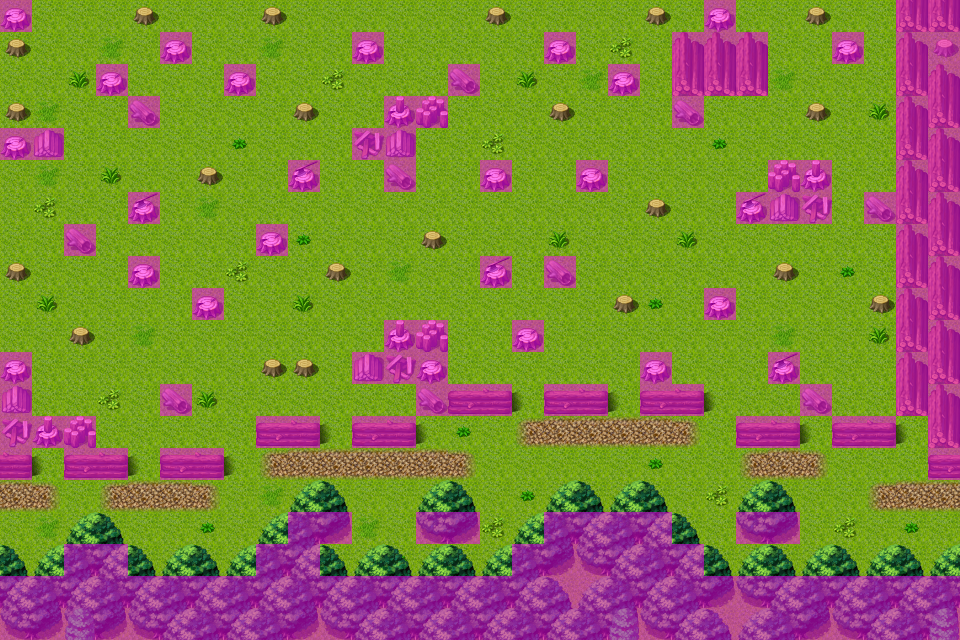

A 2D game scene composited from a Tiled map and its tileset images. What follows is a short description and the map's XML, with each tile layer's data collapsed to a summary:
An orthogonal 30x20 tile map with 32x32 px tiles, 4 tile layers (Ground, Objects, Above, Walkable), 40 tilesets and 9 objects (6x mapchange, 3x spawn).

<map version="1.0" orientation="orthogonal" width="30" height="20" tilewidth="32" tileheight="32">
 <properties>
  <property name="outdoors" value="1" />
 </properties>
 <tileset firstgid="1" name="map_bed_1" tilewidth="32" tileheight="32">
  <image source="../drawable/map_bed_1.png" width="512" height="256" />
 </tileset>
 <tileset firstgid="129" name="map_border_1" tilewidth="32" tileheight="32">
  <image source="../drawable/map_border_1.png" width="512" height="256" />
 </tileset>
 <tileset firstgid="257" name="map_bridge_1" tilewidth="32" tileheight="32">
  <image source="../drawable/map_bridge_1.png" width="512" height="256" />
 </tileset>
 <tileset firstgid="385" name="map_broken_1" tilewidth="32" tileheight="32">
  <image source="../drawable/map_broken_1.png" width="512" height="256" />
 </tileset>
 <tileset firstgid="513" name="map_cavewall_1" tilewidth="32" tileheight="32">
  <image source="../drawable/map_cavewall_1.png" width="576" height="192" />
 </tileset>
 <tileset firstgid="621" name="map_cavewall_2" tilewidth="32" tileheight="32">
  <image source="../drawable/map_cavewall_2.png" width="576" height="192" />
 </tileset>
 <tileset firstgid="729" name="map_cavewall_3" tilewidth="32" tileheight="32">
  <image source="../drawable/map_cavewall_3.png" width="576" height="192" />
 </tileset>
 <tileset firstgid="837" name="map_chair_table_1" tilewidth="32" tileheight="32">
  <image source="../drawable/map_chair_table_1.png" width="512" height="256" />
 </tileset>
 <tileset firstgid="965" name="map_crate_1" tilewidth="32" tileheight="32">
  <image source="../drawable/map_crate_1.png" width="512" height="256" />
 </tileset>
 <tileset firstgid="1093" name="map_cupboard_1" tilewidth="32" tileheight="32">
  <image source="../drawable/map_cupboard_1.png" width="512" height="256" />
 </tileset>
 <tileset firstgid="1221" name="map_curtain_1" tilewidth="32" tileheight="32">
  <image source="../drawable/map_curtain_1.png" width="512" height="256" />
 </tileset>
 <tileset firstgid="1349" name="map_entrance_1" tilewidth="32" tileheight="32">
  <image source="../drawable/map_entrance_1.png" width="512" height="256" />
 </tileset>
 <tileset firstgid="1477" name="map_fence_1" tilewidth="32" tileheight="32">
  <image source="../drawable/map_fence_1.png" width="512" height="256" />
 </tileset>
 <tileset firstgid="1605" name="map_fence_2" tilewidth="32" tileheight="32">
  <image source="../drawable/map_fence_2.png" width="512" height="256" />
 </tileset>
 <tileset firstgid="1733" name="map_ground_1" tilewidth="32" tileheight="32">
  <image source="../drawable/map_ground_1.png" width="512" height="256" />
 </tileset>
 <tileset firstgid="1861" name="map_ground_2" tilewidth="32" tileheight="32">
  <image source="../drawable/map_ground_2.png" width="512" height="256" />
 </tileset>
 <tileset firstgid="1989" name="map_ground_3" tilewidth="32" tileheight="32">
  <image source="../drawable/map_ground_3.png" width="512" height="256" />
 </tileset>
 <tileset firstgid="2117" name="map_ground_4" tilewidth="32" tileheight="32">
  <image source="../drawable/map_ground_4.png" width="512" height="256" />
 </tileset>
 <tileset firstgid="2245" name="map_ground_5" tilewidth="32" tileheight="32">
  <image source="../drawable/map_ground_5.png" width="512" height="256" />
 </tileset>
 <tileset firstgid="2373" name="map_ground_6" tilewidth="32" tileheight="32">
  <image source="../drawable/map_ground_6.png" width="512" height="256" />
 </tileset>
 <tileset firstgid="2501" name="map_ground_7" tilewidth="32" tileheight="32">
  <image source="../drawable/map_ground_7.png" width="512" height="256" />
 </tileset>
 <tileset firstgid="2629" name="map_ground_8" tilewidth="32" tileheight="32">
  <image source="../drawable/map_ground_8.png" width="512" height="256" />
 </tileset>
 <tileset firstgid="2757" name="map_indoor_1" tilewidth="32" tileheight="32">
  <image source="../drawable/map_indoor_1.png" width="512" height="256" />
 </tileset>
 <tileset firstgid="2885" name="map_kitchen_1" tilewidth="32" tileheight="32">
  <image source="../drawable/map_kitchen_1.png" width="512" height="256" />
 </tileset>
 <tileset firstgid="3013" name="map_outdoor_1" tilewidth="32" tileheight="32">
  <image source="../drawable/map_outdoor_1.png" width="512" height="256" />
 </tileset>
 <tileset firstgid="3141" name="map_pillar_1" tilewidth="32" tileheight="32">
  <image source="../drawable/map_pillar_1.png" width="512" height="256" />
 </tileset>
 <tileset firstgid="3269" name="map_plant_1" tilewidth="32" tileheight="32">
  <image source="../drawable/map_plant_1.png" width="512" height="256" />
 </tileset>
 <tileset firstgid="3397" name="map_rock_1" tilewidth="32" tileheight="32">
  <image source="../drawable/map_rock_1.png" width="512" height="256" />
 </tileset>
 <tileset firstgid="3525" name="map_roof_1" tilewidth="32" tileheight="32">
  <image source="../drawable/map_roof_1.png" width="512" height="256" />
 </tileset>
 <tileset firstgid="3653" name="map_roof_2" tilewidth="32" tileheight="32">
  <image source="../drawable/map_roof_2.png" width="512" height="256" />
 </tileset>
 <tileset firstgid="3781" name="map_shop_1" tilewidth="32" tileheight="32">
  <image source="../drawable/map_shop_1.png" width="512" height="256" />
 </tileset>
 <tileset firstgid="3909" name="map_sign_ladder_1" tilewidth="32" tileheight="32">
  <image source="../drawable/map_sign_ladder_1.png" width="512" height="256" />
 </tileset>
 <tileset firstgid="4037" name="map_table_1" tilewidth="32" tileheight="32">
  <image source="../drawable/map_table_1.png" width="512" height="256" />
 </tileset>
 <tileset firstgid="4165" name="map_trail_1" tilewidth="32" tileheight="32">
  <image source="../drawable/map_trail_1.png" width="512" height="256" />
 </tileset>
 <tileset firstgid="4293" name="map_tree_1" tilewidth="32" tileheight="32">
  <image source="../drawable/map_tree_1.png" width="512" height="256" />
 </tileset>
 <tileset firstgid="4421" name="map_wall_1" tilewidth="32" tileheight="32">
  <image source="../drawable/map_wall_1.png" width="512" height="256" />
 </tileset>
 <tileset firstgid="4549" name="map_wall_2" tilewidth="32" tileheight="32">
  <image source="../drawable/map_wall_2.png" width="480" height="256" />
 </tileset>
 <tileset firstgid="4669" name="map_wall_3" tilewidth="32" tileheight="32">
  <image source="../drawable/map_wall_3.png" width="480" height="256" />
 </tileset>
 <tileset firstgid="4789" name="map_window_1" tilewidth="32" tileheight="32">
  <image source="../drawable/map_window_1.png" width="512" height="256" />
 </tileset>
 <tileset firstgid="4917" name="map_window_2" tilewidth="32" tileheight="32">
  <image source="../drawable/map_window_2.png" width="512" height="256" />
 </tileset>
 <layer name="Ground" width="30" height="20">
  <data>[600 cells, 600 non-empty, 3 distinct tile ids]</data>
 </layer>
 <layer name="Objects" width="30" height="20">
  <data>[600 cells, 225 non-empty, 22 distinct tile ids]</data>
 </layer>
 <layer name="Above" width="30" height="20">
  <data>[600 cells, 42 non-empty, 3 distinct tile ids]</data>
 </layer>
 <layer name="Walkable" width="30" height="20">
  <data>[600 cells, 185 non-empty, 1 distinct tile ids]</data>
 </layer>
 <objectgroup name="Mapevents">
  <object name="east" type="mapchange" x="928" y="480" width="32" height="96">
   <properties>
    <property name="map" value="crossroads" />
    <property name="place" value="west" />
   </properties>
  </object>
  </objectgroup>
 <objectgroup name="Spawn uniques">
  <!-- 1 objects omitted --></objectgroup>
 <objectgroup name="Spawn monsters" visible="0">
  <!-- 2 objects omitted --></objectgroup>
 <objectgroup name="Keys" />
</map>
<!-- 8 of 9 objects omitted -->
